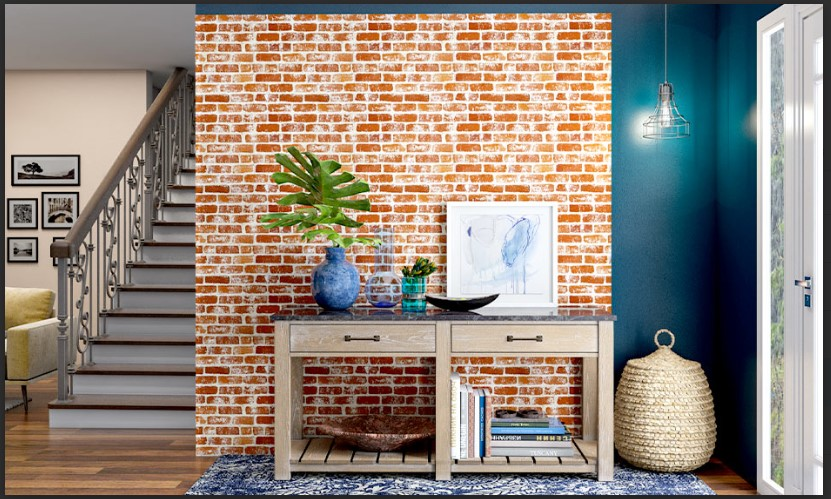
#> input picture informe/fg/living.jpg, 831 x 499 px, found by its file name
$ jupyter execute --allow-errors tp1_punto7.ipynb   (older library calls are emulated)
#> lines starting #> are read from the running program, lines starting #| are printed output that depends on the picture; after the words box and inside, x2 and y2 are one past the last pixel; in counts of white or black regions, pixels touching at a corner belong together
[cell 1]
from google.colab import drive
drive.mount('/content/drive')

[cell 2]
# Import the cv2 library
import cv2
import matplotlib.pyplot as plt
# Read the image you want connected components of
img_raw = cv2.imread('/content/drive/MyDrive/MAESTRIA_CCDD/DM_CYT/tp_1/random_sample_rice_images/Arborio (3).jpg')
img_raw2 = cv2.imread('/content/drive/MyDrive/MAESTRIA_CCDD/DM_CYT/tp_1/random_sample_rice_images/basmati (343).jpg')
img_raw3 = cv2.imread('/content/drive/MyDrive/MAESTRIA_CCDD/DM_CYT/tp_1/random_sample_rice_images/Karacadag (14996).jpg')
img_raw4 = cv2.imread('/content/drive/MyDrive/MAESTRIA_CCDD/DM_CYT/tp_1/random_sample_rice_images/Karacadag (12663).jpg')

img = cv2.vconcat([cv2.hconcat([img_raw,img_raw2]),cv2.hconcat([img_raw3,img_raw4])])


# A binario

#skimage lib alternativa


#> (the rest of this cell did not finish here and is left out)

#> (a cell that did not finish here is left out)

[cell 4]
from google.colab.patches import cv2_imshow

#> (the rest of this cell did not finish here and is left out)

CLUSTERING ESPECTRAL

[cell 5]
# Convertimos img a un grafo

from sklearn.feature_extraction import image

#> (the rest of this cell did not finish here and is left out)

[cell 6]
from sklearn.cluster import spectral_clustering
import numpy as np

#> (the rest of this cell did not finish here and is left out)

COMO SE VE, CUANDO LA IMAGEN TIENE OBJETOS CLARAMENTE DIFERENCIABLES (NO CONECTADOS) CCL FUNCIONA MUCHO MEJOR QUE CLUST. ESPECTRAL. PROBEMOS OTRO CASO!

[cell 7]
# Read the image you want connected components of
img = cv2.imread('/content/drive/MyDrive/MAESTRIA_CCDD/DM_CYT/tp_1/living.jpg')
#> img is the input picture: shape (499, 831, 3); mean B, G, R 123.5, 134.1, 145

# A binario

#skimage lib alternativa


gray = cv2.cvtColor(img, cv2.COLOR_BGR2GRAY)
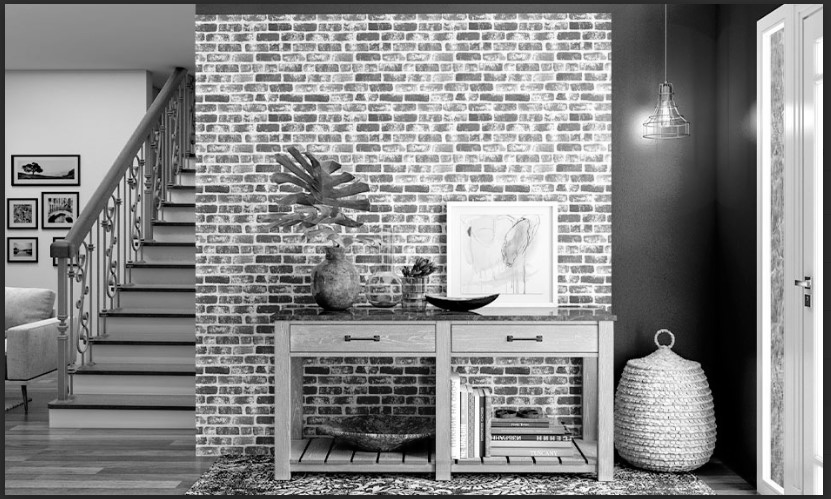
#> gray: shape (499, 831); min 0, max 255, mean 136.2
img_binario = cv2.threshold(gray, 40, 255,
	cv2.THRESH_BINARY| cv2.THRESH_OTSU)[1]
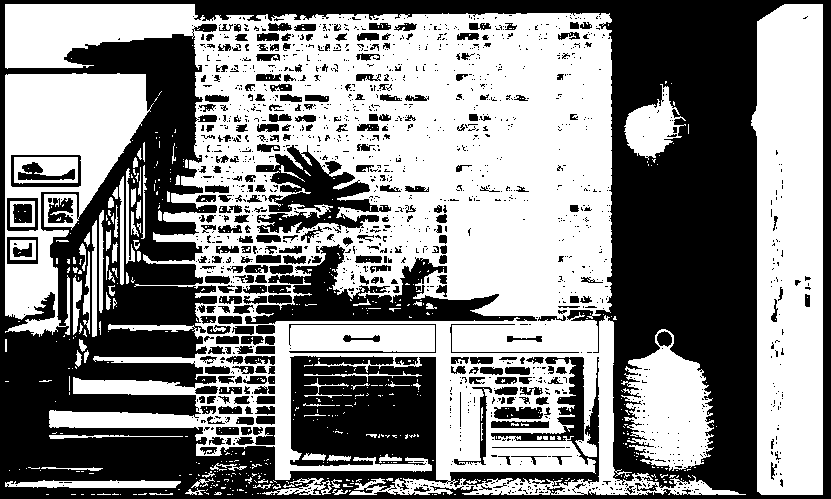
#> img_binario: shape (499, 831); 53.2% white; 1566 black regions (1266 under 20 px), largest, box (x1, y1, x2, y2) and area: (0, 0, 831, 499) 151662, (245, 244, 537, 324) 7984, (256, 145, 391, 233) 5223

# reduzco tamaño
down_width = 150
down_height = 100
down_points = (down_width, down_height)
img_binario = cv2.resize(img_binario, down_points, interpolation= cv2.INTER_LINEAR)
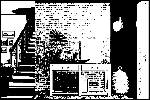
#> img_binario: shape (100, 150); min 0, max 255, mean 133.6

plt.imshow(img_binario, cmap = "gray")
# You need to choose 4 or 8 for connectivity type
# Connectivity = 8 contempla vecinos cercanos en diagonal, vecindad "en diamante", vs 4, vecindad "cuadrada"
connectivity = 4
# Perform the operation
output = cv2.connectedComponentsWithStats(img_binario, connectivity, cv2.CV_32S)
# Get the results
# The first cell is the number of labels
numLabels = output[0]
#> numLabels = 60
# The second cell is the label matrix
labels = output[1]
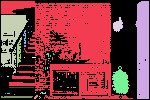
#> labels: shape (100, 150) int32; 60 distinct labels, from 0 to 59; one colour per label, 0 black
# The third cell is the stat matrix
stats = output[2]
#> stats = 60 rows, first 6: [0, 0, 150, 100, 6228], [1, 1, 132, 98, 6062], [135, 1, 14, 98, 1171], [1, 15, 27, 59, 822], [113, 17, 10, 15, 96], [28, 19, 1, 1, 1]
# The fourth cell is the centroid matrix
centroids = output[3]
#> centroids = 60 pairs, first value 1 to 142.5, second value 19 to 97

[cell 8]
print(f'Cantidad de objetos:  {numLabels}')
#| Cantidad de objetos:  60

[cell 9]
### HAY DEMASIADOS OBJETOS! PROBAMOS C.ESPECTRAL

mask = img_binario.astype(bool)
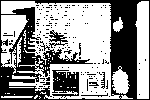
#> mask: shape (100, 150) bool; 58.5% white; 164 black regions (157 under 20 px), largest, box (x1, y1, x2, y2) and area: (0, 0, 150, 100) 5053, (52, 70, 79, 98) 558, (49, 30, 68, 48) 141

img = img_binario.astype(float)
#> img: shape (100, 150) float64

graph = image.img_to_graph(img, mask=mask)

labels = spectral_clustering(graph, n_clusters=10, eigen_solver="arpack")
#> labels = 8772 values, max 9 at index 301, min 0 at index 165, mean 1.14
label_im = np.full(mask.shape, -1.0)
label_im[mask] = labels
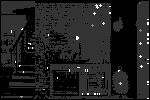
#> label_im: shape (100, 150) float64; min -1, max 9, mean 0.253; drawn with min black and max white

fig, axs = plt.subplots(nrows=1, ncols=2, figsize=(10, 5))
axs[0].matshow(img)
axs[1].matshow(label_im)

[cell 10]
cv2.imwrite(f'/content/drive/MyDrive/MAESTRIA_CCDD/DM_CYT/tp_1/living_clust_espectral.jpg', label_im)
#> Out = True
